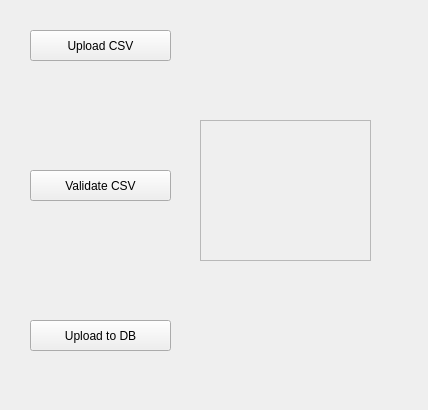
<?xml version="1.0" encoding="UTF-8"?>
<ui version="4.0">
 <class>DeptCsvWidget</class>
 <widget class="QWidget" name="DeptCsvWidget">
  <property name="geometry">
   <rect>
    <x>0</x>
    <y>0</y>
    <width>428</width>
    <height>410</height>
   </rect>
  </property>
  <property name="windowTitle">
   <string>Form</string>
  </property>
  <widget class="QPushButton" name="uploadDeptCsv">
   <property name="geometry">
    <rect>
     <x>30</x>
     <y>30</y>
     <width>141</width>
     <height>31</height>
    </rect>
   </property>
   <property name="text">
    <string>Upload CSV</string>
   </property>
  </widget>
  <widget class="QPushButton" name="validateDeptCsv">
   <property name="geometry">
    <rect>
     <x>30</x>
     <y>170</y>
     <width>141</width>
     <height>31</height>
    </rect>
   </property>
   <property name="text">
    <string>Validate CSV</string>
   </property>
  </widget>
  <widget class="QPushButton" name="uploadToDB">
   <property name="geometry">
    <rect>
     <x>30</x>
     <y>320</y>
     <width>141</width>
     <height>31</height>
    </rect>
   </property>
   <property name="text">
    <string>Upload to DB</string>
   </property>
  </widget>
  <widget class="QLabel" name="deptCsvStatusInfo">
   <property name="geometry">
    <rect>
     <x>200</x>
     <y>10</y>
     <width>161</width>
     <height>61</height>
    </rect>
   </property>
   <property name="text">
    <string/>
   </property>
   <property name="alignment">
    <set>Qt::AlignCenter</set>
   </property>
   <property name="wordWrap">
    <bool>true</bool>
   </property>
  </widget>
  <widget class="QFrame" name="validateCsvFrame">
   <property name="geometry">
    <rect>
     <x>200</x>
     <y>120</y>
     <width>171</width>
     <height>141</height>
    </rect>
   </property>
   <property name="frameShape">
    <enum>QFrame::StyledPanel</enum>
   </property>
   <property name="frameShadow">
    <enum>QFrame::Raised</enum>
   </property>
   <widget class="QLabel" name="validateCsvStatusTitle">
    <property name="geometry">
     <rect>
      <x>10</x>
      <y>10</y>
      <width>111</width>
      <height>31</height>
     </rect>
    </property>
    <property name="text">
     <string/>
    </property>
    <property name="alignment">
     <set>Qt::AlignCenter</set>
    </property>
    <property name="wordWrap">
     <bool>true</bool>
    </property>
   </widget>
   <widget class="QLabel" name="validateCsvStatus">
    <property name="geometry">
     <rect>
      <x>10</x>
      <y>40</y>
      <width>111</width>
      <height>91</height>
     </rect>
    </property>
    <property name="text">
     <string/>
    </property>
    <property name="alignment">
     <set>Qt::AlignCenter</set>
    </property>
    <property name="wordWrap">
     <bool>true</bool>
    </property>
   </widget>
  </widget>
  <widget class="QLabel" name="uploadToDBStatus">
   <property name="geometry">
    <rect>
     <x>220</x>
     <y>290</y>
     <width>111</width>
     <height>91</height>
    </rect>
   </property>
   <property name="text">
    <string/>
   </property>
   <property name="alignment">
    <set>Qt::AlignCenter</set>
   </property>
   <property name="wordWrap">
    <bool>true</bool>
   </property>
  </widget>
  <widget class="QLabel" name="deptCsvStatus">
   <property name="geometry">
    <rect>
     <x>200</x>
     <y>80</y>
     <width>171</width>
     <height>31</height>
    </rect>
   </property>
   <property name="text">
    <string/>
   </property>
   <property name="alignment">
    <set>Qt::AlignCenter</set>
   </property>
   <property name="wordWrap">
    <bool>true</bool>
   </property>
  </widget>
 </widget>
 <resources/>
 <connections/>
</ui>
